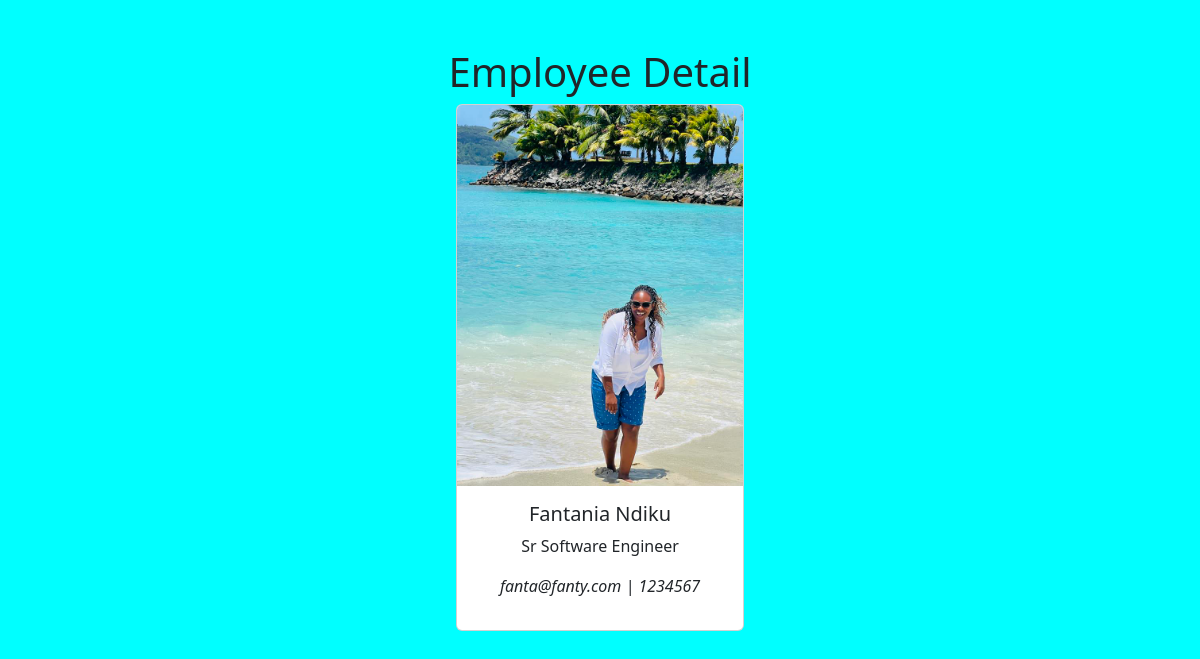
/employees/2, run on the app's committed database.
### employees/models.py (models this page shows, shortened)
class Employee(models.Model):
    first_name = models.CharField(max_length=100)
    last_name = models.CharField(max_length=100)
    photo = models.ImageField(upload_to='images')
    designation = models.CharField(max_length=100)
    email_address = models.EmailField(max_length=100, unique=True)
    phone_number = models.CharField(max_length=12, blank=True) #blank =True => Optional
    created_at = models.DateTimeField(auto_now_add=True) #Used for new insertion
    modified_at = models.DateTimeField(auto_now=True) #Used for the update

### employees/views.py (the view, shortened to what this page needs)
# urls.py: path('<int:pk>', views.employees_detail) #the primary key -> pk can be any name
def employees_detail(request, pk):
     employee = get_object_or_404(Employee,pk=pk)
     context = {
          'employee' : employee
     }
     return render(request, 'employee_detail.html', context)

### templates/employee_detail.html (shortened to what this page needs)
{% load static %}
<!DOCTYPE html>
<html lang="en">
<head>
  <link href="https://cdn.jsdelivr.net/npm/bootstrap@5.3.2/dist/css/bootstrap.min.css" rel="stylesheet">
  <link rel="stylesheet" href="{% static 'css/style.css' %}">
</head>
<body>
  <div class="container pt-5 text-center ">
    <h1> Employee Detail</h1>
<div class="card mx-auto" style="width: 18rem;">
    <img src="{{employee.photo.url}}" class="card-img-top" alt="Employee photo" >
    <div class="card-body">
      <h5 class="card-title">{{employee.first_name}} {{employee.last_name}}</h5>
      <p class="card-text">{{employee.designation}}</p>
      <p><em>{{employee.email_address}} | {{employee.phone_number}}</em></p>
    </div>
  </div>
</body>
</html>

### mysite/static/css/style.css (style rules this page uses)
body { background-color: aqua; }

### data on the page
Employee: photo (picture), first_name "Fantania", last_name "Ndiku", designation "Sr Software Engineer", email_address "fanta@fanty.com", phone_number "1234567"
